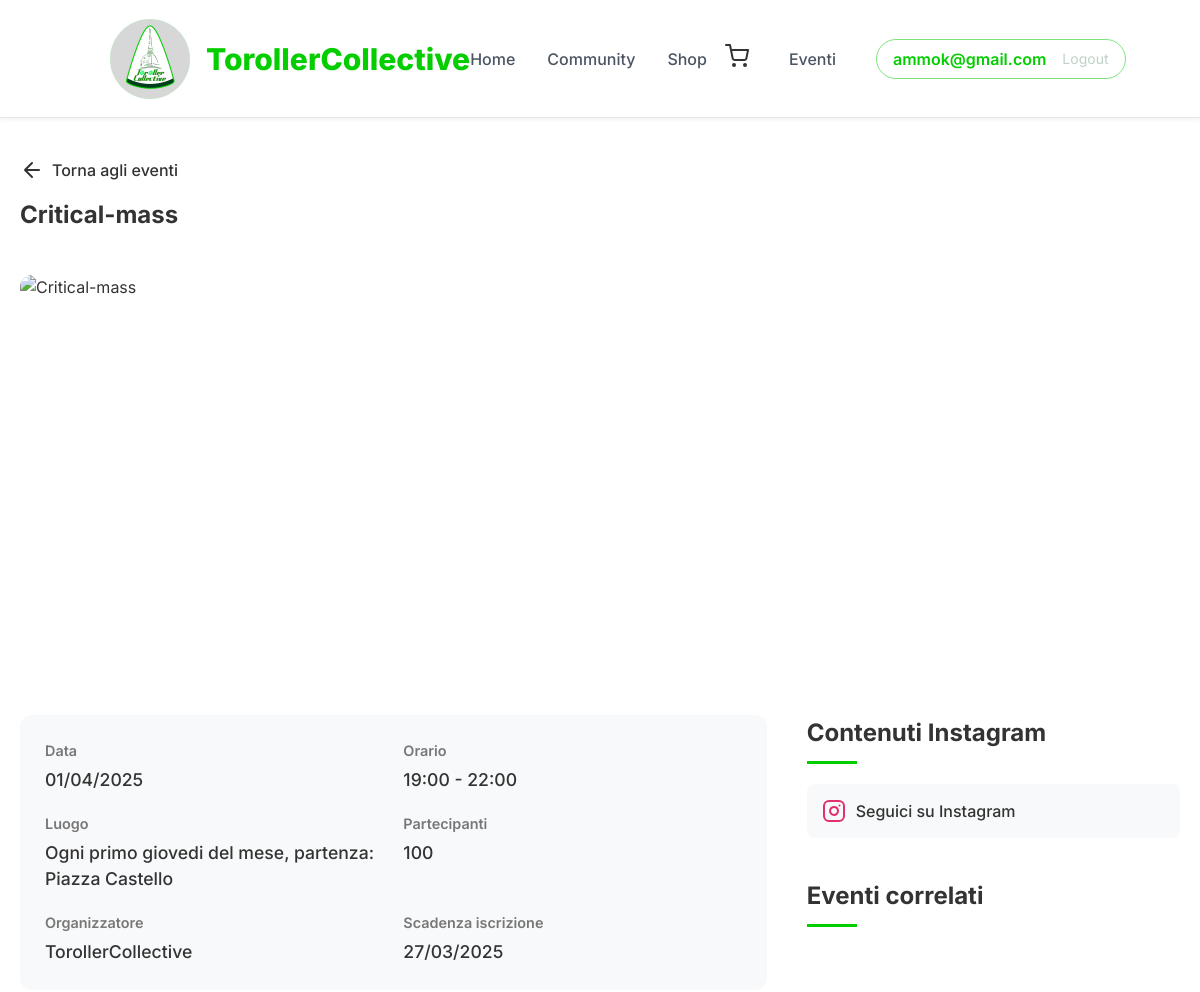
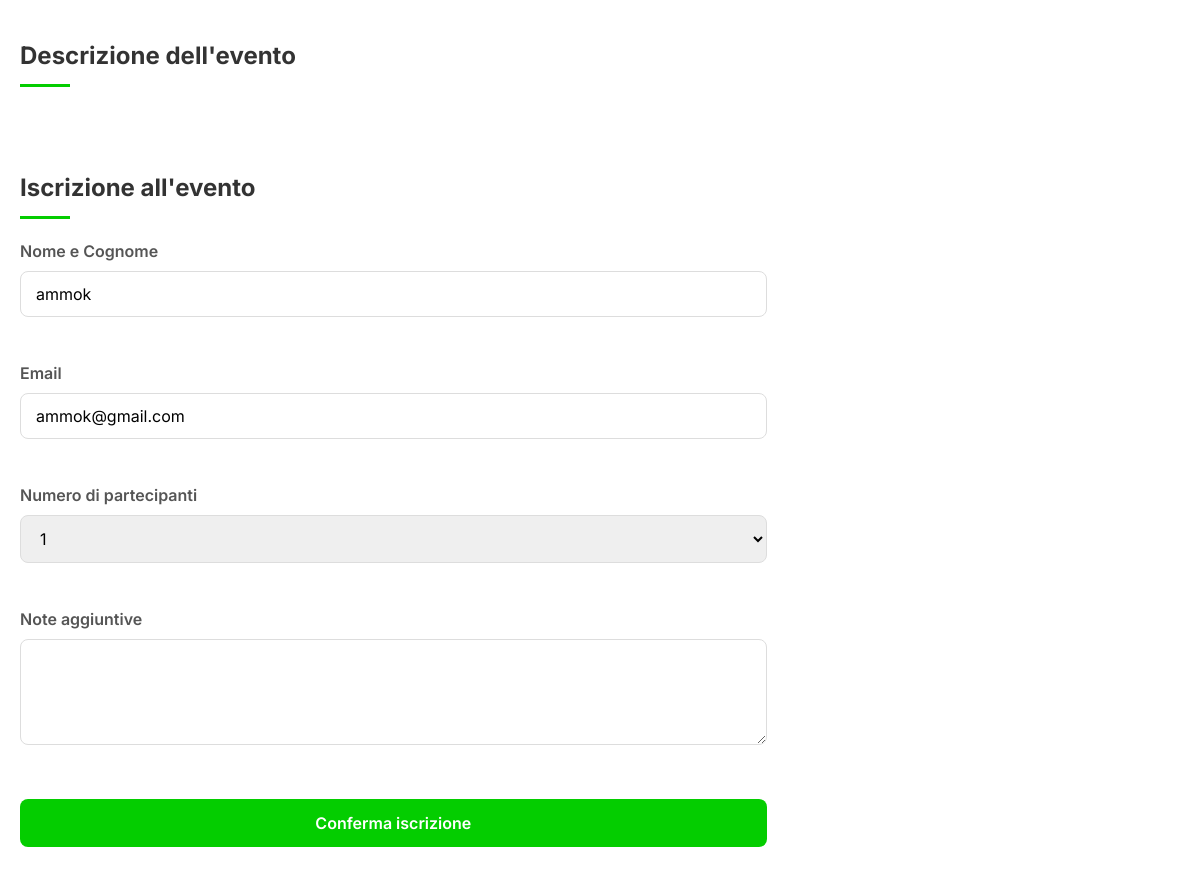
Screenshot of /evento-dettaglio.php?id=1 (signed in) with the database file from the repository (2 pictures, top to bottom).
### tables this page shows
CREATE TABLE `utente` (
  `nome` varchar(50) NOT NULL,
  `cognome` varchar(50) NOT NULL,
  `email` varchar(100) NOT NULL,
  `password` varchar(100) NOT NULL,
  `data_nascita` date NOT NULL,
  `amministratore` tinyint(1) NOT NULL DEFAULT 0,
  `google_id` varchar(255) DEFAULT NULL,
  `facebook_id` varchar(255) DEFAULT NULL,
  `apple_id` varchar(255) DEFAULT NULL
);

CREATE TABLE `eventi` (
  `id` int(11) NOT NULL,
  `titolo` varchar(20) NOT NULL,
  `descrizione` text NOT NULL,
  `luogo` text NOT NULL,
  `data` date NOT NULL,
  `immagine` varchar(255) DEFAULT NULL
);

### evento-dettaglio.php (the view, shortened to what this page needs)
<?php
$isLoggedIn = isset($_SESSION['email']) && isset($_SESSION['password']);
$eventId = intval($_GET['id']);
$conn = null;
try {
    $conn = connetti("toroller");
} catch (Exception $e) {
    error_log("Errore database: " . $e->getMessage());
    header("Location: eventi.php?error=db");
    exit();
}
$userName = '';
if ($isLoggedIn && $conn) {
    $email = mysqli_real_escape_string($conn, $_SESSION['email']);
    $query = "SELECT nome, email FROM utente WHERE email = '$email'";
    $result = mysqli_query($conn, $query);
    if ($result && mysqli_num_rows($result) > 0) {
        $user = mysqli_fetch_assoc($result);
        $userName = $user['nome'];
    }
}
$selectedEvent = null;
if ($conn) {
    $query = "SELECT * FROM eventi WHERE id = ?";
    $stmt = mysqli_prepare($conn, $query);
    mysqli_stmt_bind_param($stmt, "i", $eventId);
    mysqli_stmt_execute($stmt);
    $result = mysqli_stmt_get_result($stmt);
    if ($event = mysqli_fetch_assoc($result)) {
        $selectedEvent = [
            'id' => $event['id'],
            'title' => $event['titolo'],
            'date' => $event['data'],
            'location' => $event['luogo'],
            'description' => $event['descrizione'],
            'image' => isset($event['immagine']) && !empty($event['immagine']) ? 'assets/events/' . $event['immagine'] : 'assets/community-image.jpg',
            'time' => '19:00 - 22:00',
            'participants' => 100,
            'organizer' => 'TorollerCollective',
            'registration_deadline' => date('Y-m-d', strtotime($event['data'] . ' -5 days')),
            'instagram_links' => [
                ['title' => 'Seguici su Instagram', 'url' => 'https://www.instagram.com/torollercollective']
            ]
        ];
    }
} else {
    header("Location: eventi.php?error=not_found");
    exit();
}
?>
<!DOCTYPE html>
<html lang="it">
<head>
    <?php $basePath = dirname($_SERVER['PHP_SELF']); if ($basePath == '/') $basePath = ''; ?>
    <link href="<?php echo $basePath; ?>/style/evento-dettaglio.css" rel="stylesheet">
    <link href="<?php echo $basePath; ?>/style/header.css" rel="stylesheet">
    <link href="<?php echo $basePath; ?>/style/cart.css" rel="stylesheet">
    <link href="<?php echo $basePath; ?>/style/eventi.css" rel="stylesheet">
</head>
<body>
    <?php include 'components/header.php'?>
    <div class="event-detail-container">
        <div class="event-header">
            <a href="eventi.php" class="back-button">
                <svg xmlns="http://www.w3.org/2000/svg" width="24" height="24" viewBox="0 0 24 24" fill="none" stroke="currentColor" stroke-width="2" stroke-linecap="round" stroke-linejoin="round">
                    <path d="M19 12H5M12 19l-7-7 7-7"></path>
                </svg>
                Torna agli eventi
            </a>
            <h1 class="event-title"><?php echo htmlspecialchars($selectedEvent['title']); ?></h1>
        </div>
        <div class="event-hero">
            <img src="<?php echo htmlspecialchars($selectedEvent['image']); ?>" alt="<?php echo htmlspecialchars($selectedEvent['title']); ?>" class="event-hero-image">
        </div>
        <div class="event-content">
            <div class="event-main">
                <div class="event-info-card">
                    <div class="event-info-item">
                        <div class="info-label">Data</div>
                        <div class="info-value"><?php echo date('d/m/Y', strtotime($selectedEvent['date'])); ?></div>
                    </div>
                    <div class="event-info-item">
                        <div class="info-label">Orario</div>
                        <div class="info-value"><?php echo htmlspecialchars($selectedEvent['time']); ?></div>
                    </div>
                    <div class="event-info-item">
                        <div class="info-label">Luogo</div>
                        <div class="info-value"><?php echo htmlspecialchars($selectedEvent['location']); ?></div>
                    </div>
                    <div class="event-info-item">
                        <div class="info-label">Partecipanti</div>
                        <div class="info-value"><?php echo htmlspecialchars($selectedEvent['participants']); ?></div>
                    </div>
                    <div class="event-info-item">
                        <div class="info-label">Organizzatore</div>
                        <div class="info-value"><?php echo htmlspecialchars($selectedEvent['organizer']); ?></div>
                    </div>
                    <div class="event-info-item">
                        <div class="info-label">Scadenza iscrizione</div>
                        <div class="info-value"><?php echo date('d/m/Y', strtotime($selectedEvent['registration_deadline'])); ?></div>
                    </div>
                </div>
                <div class="event-description">
                    <h2>Descrizione dell'evento</h2>
                    <p><?php echo nl2br(htmlspecialchars($selectedEvent['description'])); ?></p>
                </div>
                <div class="event-registration">
                    <h2>Iscrizione all'evento</h2>
                    <form class="registration-form">
                        <div class="form-group">
                            <label for="name">Nome e Cognome</label>
                            <input type="text" id="name" name="name" required value="<?php echo htmlspecialchars($userName); ?>">
                        </div>
                        <div class="form-group">
                            <label for="email">Email</label>
                            <input type="email" id="email" name="email" required value="<?php echo htmlspecialchars($userEmail); ?>">
                        </div>
                        <div class="form-group">
                            <label for="participants">Numero di partecipanti</label>
                            <select id="participants" name="participants">
                                <option value="1">1</option>
                            </select>
                        </div>
                        <div class="form-group">
                            <label for="notes">Note aggiuntive</label>
                            <textarea id="notes" name="notes" rows="4"></textarea>
                        </div>
                        <button type="submit" class="registration-button">Conferma iscrizione</button>
                    </form>
                </div>
            </div>
            <div class="event-sidebar">
                <div class="instagram-content">
                    <h2>Contenuti Instagram</h2>
                    <div class="instagram-links">
                        <?php if (isset($selectedEvent['instagram_links']) && !empty($selectedEvent['instagram_links'])): ?>
                            <?php foreach ($selectedEvent['instagram_links'] as $link): ?>
                                <a href="<?php echo htmlspecialchars($link['url']); ?>" target="_blank" class="instagram-link">
                                    <?php echo htmlspecialchars($link['title']); ?>
                                </a>
                            <?php endforeach; ?>
                        <?php else: ?>
                            <p>Nessun contenuto Instagram disponibile per questo evento.</p>
                        <?php endif; ?>
                    </div>
                </div>
                <div class="related-events">
                    <h2>Eventi correlati</h2>
                </div>
            </div>
        </div>
    </div>
</body>
</html>

### components/header.php (shortened to what this page needs)
<?php
$isLoggedIn = isset($_SESSION['email']) && isset($_SESSION['password']);
$basePath = dirname($_SERVER['PHP_SELF']);
if ($basePath == '/') $basePath = '';
$userEmail = '';
if ($isLoggedIn && isset($_SESSION['email'])) {
    $conn = connetti('toroller');
    if ($conn) {
        $email = mysqli_real_escape_string($conn, $_SESSION['email']);
        $query = "SELECT email, amministratore FROM utente WHERE email = '$email'";
        $result = mysqli_query($conn, $query);
        if ($result && mysqli_num_rows($result) > 0) {
            $user = mysqli_fetch_assoc($result);
            $userEmail = $user['email'];
            $isAdmin = $user['amministratore'] == 1;
        }
    }
}
?>
<div class="header">
    <div class="logo-container">
        <img src="<?php echo $basePath; ?>/assets/logo1.jpg" alt="TorollerCollective Logo" width="80" height="80" style="object-fit: contain;">
        <div class="logo-text">TorollerCollective</div>
    </div>
    <div class="nav-menu">
        <div class="nav-links">
            <a class="nav-link <?php echo basename($_SERVER['PHP_SELF']) === 'index.php' ? 'active' : ''; ?>" href="<?php echo $basePath; ?>/index.php">Home</a>
            <a class="nav-link community-link <?php echo basename($_SERVER['PHP_SELF']) === 'community.php' ? 'active' : ''; ?>" href="<?php echo $basePath; ?>/community.php" data-logged-in="<?php echo $isLoggedIn ? 'true' : 'false'; ?>">Community</a>
            <div class="nav-link-with-icon">
                <a class="nav-link <?php echo basename($_SERVER['PHP_SELF']) === 'shop.php' || basename($_SERVER['PHP_SELF']) === 'checkout.php' ? 'active' : ''; ?>" href="<?php echo $basePath; ?>/shop.php">Shop</a>
                <div class="cart-container">
                    <div id="cartIcon" class="cart-icon">
                    </div>
                </div>
            </div>
            <a class="nav-link <?php echo basename($_SERVER['PHP_SELF']) === 'eventi.php' ? 'active' : ''; ?>" href="<?php echo $basePath; ?>/eventi.php">Eventi</a>
        </div>
        <?php if ($isLoggedIn): ?>
            <div class="user-menu">
                <?php if (isset($isAdmin) && $isAdmin): ?>
                    <a href="<?php echo $basePath; ?>/admin.php" class="user-email"><?php echo htmlspecialchars($userEmail); ?></a>
                <?php else: ?>
                    <a href="<?php echo $basePath; ?>/utente_cambio_pws.php" class="user-email"><?php echo htmlspecialchars($userEmail); ?></a>
                <?php endif; ?>
                <a href="<?php echo $basePath; ?>/?logout=1" class="logout-btn">Logout</a>
            </div>
        <?php endif; ?>
    </div>
</div>

### style/evento-dettaglio.css (style rules this page uses)
:root { --primary-color: #04CD00; --primary-hover: #03b600; --text-color: #333; --background-color: #f8f9fa; --border-color: #ddd; }
.event-detail-container { max-width: 1200px; margin: 0 auto; padding: 40px 20px; }
.event-header { margin-bottom: 30px; display: flex; flex-direction: column; gap: 15px; }
.back-button { display: inline-flex; align-items: center; color: var(--text-color); font-weight: 500; text-decoration: none; transition: color 0.2s; }
.back-button svg { margin-right: 8px; }
.event-title { font-size: 2.5rem; font-weight: 800; color: var(--text-color); margin: 0; }
.event-hero { width: 100%; height: 400px; border-radius: 12px; overflow: hidden; margin-bottom: 40px; }
.event-hero-image { width: 100%; height: 100%; object-fit: cover; }
.event-content { display: grid; grid-template-columns: 2fr 1fr; gap: 40px; }
.event-main { display: flex; flex-direction: column; gap: 40px; }
.event-sidebar { display: flex; flex-direction: column; gap: 40px; }
.event-info-card { background-color: var(--background-color); border-radius: 12px; padding: 25px; display: grid; grid-template-columns: 1fr 1fr; gap: 20px; }
.event-info-item { display: flex; flex-direction: column; gap: 5px; }
.info-label { font-size: 0.9rem; font-weight: 600; color: #777; }
.info-value { font-size: 1.1rem; font-weight: 500; color: var(--text-color); }
.event-description h2, .event-registration h2, .instagram-content h2, .related-events h2 { font-size: 1.5rem; font-weight: 700; color: var(--text-color); margin-bottom: 20px; position: relative; }
.event-description h2:after, .event-registration h2:after, .instagram-content h2:after, .related-events h2:after { content: ''; display: block; width: 50px; height: 3px; background-color: #04CD00 !important; margin-top: 10px; }
.event-description p { font-size: 1.05rem; line-height: 1.6; color: #555; }
.registration-form { display: flex; flex-direction: column; gap: 20px; }
.form-group { display: flex; flex-direction: column; gap: 8px; }
.form-group label { font-weight: 600; color: #555; }
.form-group input, .form-group select, .form-group textarea { padding: 12px 15px; border: 1px solid var(--border-color); border-radius: 8px; font-size: 1rem; transition: border-color 0.2s; }
.registration-button { background-color: #04CD00 !important; color: white !important; font-weight: 600; font-size: 1rem; padding: 14px 20px; border: none; border-radius: 8px; cursor: pointer; transition: background-color 0.2s; margin-top: 10px; }
.instagram-links { display: flex; flex-direction: column; gap: 15px; }
.instagram-link { display: flex; align-items: center; gap: 10px; background-color: var(--background-color); padding: 15px; border-radius: 8px; color: var(--text-color); text-decoration: none; font-weight: 500; transition: all 0.2s; }
.instagram-link svg { color: #E1306C; }
.btn, button, .event-action { border-radius: 8px; }

### style/cart.css (style rules this page uses)
.cart-container { position: relative; margin-top: 0 !important; }
.cart-icon { cursor: pointer; }

### style/eventi.css (style rules this page uses)
body { width: 100%; min-height: 100vh; background-color: #ffffff; margin: 0; padding-top: 118px; }
.event-title { font-size: 24px; font-weight: 700; color: #333; margin-bottom: 12px; transition: color 0.3s ease; }
.event-description { color: #4B5563; margin-bottom: 20px; line-height: 1.5; display: -webkit-box; display: -moz-box; display: box; -webkit-line-clamp: 3; -moz-line-clamp: 3; line-clamp: 3; -webkit-box-orient: vertical; -moz-box-orient: vertical; box-orient: vertical; overflow: hidden; text-overflow: ellipsis; max-height: 4.5em; }
.form-group { margin-bottom: 1.5rem; }
.btn, button, .event-button { border-radius: 8px; }

### rows the page displays
utente: email "ammok@gmail.com", name "ammok"
eventi: titolo "Critical-mass", data "01/04/2025", luogo "Ogni primo giovedi del mese, partenza: Piazza Castello"

### other values shown
$selectedEvent['time'] "19:00 - 22:00"
$selectedEvent['participants'] "100"
$selectedEvent['organizer'] "TorollerCollective"
date('d/m/Y', strtotime($selectedEvent['registration_deadline'])) "27/03/2025"
$link['title'] "Seguici su Instagram"
